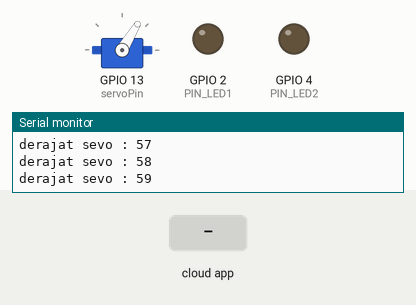
Recording of a sketch running on a simulated ESP32. Parts: servo, output pins drawn as LEDs (lit = HIGH), the last lines printed to the serial monitor. Inputs (shaded band) come from the test bench. WiFi joins after 1.5 s; servers stay silent unless stated; the Firebase database answers and starts empty.

Above: at 2.7 s.
2.8 s: the phone or cloud app sets led1 to ON
At 3.01 s:
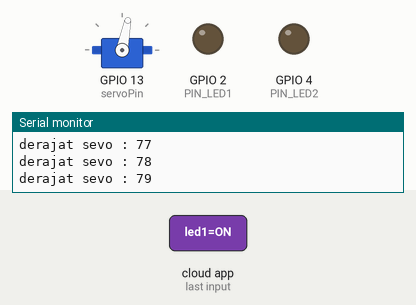
6.3 s: the phone or cloud app sets led2 to ON
At 6.94 s:
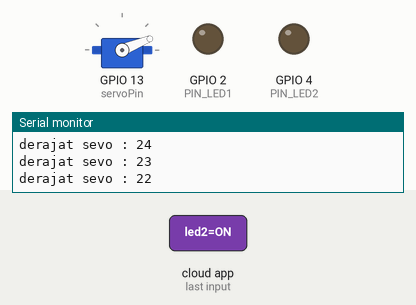
At 13.2 s:
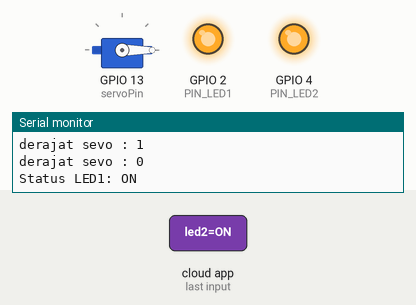
Timing chart, 0 to 23.5 s (numbered marks = the images above; inputs shaded):
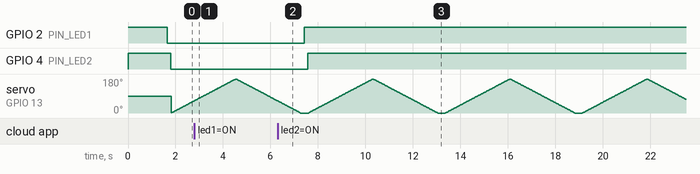

Measured:
- after the input at 6.3 s, GPIO 4 (PIN_LED2): LOW → HIGH after 1.3 s

The sketch:

LED_CONTROL.ino
```cpp
#include <WiFi.h>
#include <Firebase_ESP_Client.h>
#include <ESP32Servo.h>


// Konfigurasi Firebase
#define FIREBASE_HOST "https://tamasadepan-default-rtdb.firebaseio.com/"
#define FIREBASE_AUTH "oJDrkbPxvCkGYSyfH05UjnnDXuy7UvDoNjyiy97d"

// Konfigurasi WiFi
#define WIFI_SSID "APTA"
#define WIFI_PASSWORD "12345678"

// Objek Firebase
FirebaseData firebaseData;
FirebaseAuth auth;
FirebaseConfig config;

// Pin Relay
#define PIN_LED1 2  // Relay pertama di pin 2
#define PIN_LED2 4  // Relay kedua di pin 4

Servo myservo;  // Buat objek servo

const int servoPin = 13;  // Pin yang terhubung ke servo

void setup() {
    Serial.begin(115200);

    // Inisialisasi pin relay sebagai output
    pinMode(PIN_LED1, OUTPUT);
    pinMode(PIN_LED2, OUTPUT);
    digitalWrite(PIN_LED1, HIGH); // Matikan relay (relay biasanya aktif LOW)
    digitalWrite(PIN_LED2, HIGH);

    // Koneksi ke WiFi
    WiFi.begin(WIFI_SSID, WIFI_PASSWORD);
    Serial.print("Menghubungkan ke WiFi");
    while (WiFi.status() != WL_CONNECTED) {
        Serial.print(".");
        delay(500);
    }
    Serial.println("\nTerhubung ke WiFi!");

    // Konfigurasi Firebase
    config.database_url = FIREBASE_HOST;
    config.signer.tokens.legacy_token = FIREBASE_AUTH;
    Firebase.begin(&config, &auth);
    Firebase.reconnectWiFi(true);

    myservo.attach(servoPin);  // Menghubungkan objek servo ke pin
}

void loop() {
    String status_led1;
    String status_led2;

    // Membaca status relay1 dari Firebase
    if (Firebase.RTDB.getString(&firebaseData, "relay/led1")) {
        status_led1 = firebaseData.stringData();
        Serial.print("Status LED1: ");
        Serial.println(status_led1);

        // Mengontrol relay 1 berdasarkan data dari Firebase
        if (status_led1 == "ON") {
            digitalWrite(PIN_LED1, HIGH);  // Aktifkan relay (relay aktif LOW)
        } else {
            digitalWrite(PIN_LED1, LOW); // Matikan relay
        }
    } else {
        Serial.print("Gagal membaca relay1: ");
        Serial.println(firebaseData.errorReason());
    }

    // Membaca status relay2 dari Firebase
    if (Firebase.RTDB.getString(&firebaseData, "relay/led2")) {
        status_led2 = firebaseData.stringData();
        Serial.print("Status LED2: ");
        Serial.println(status_led2);


        // Mengontrol relay 2 berdasarkan data dari Firebase
        if (status_led2 == "ON") {
            digitalWrite(PIN_LED2, HIGH);  // Aktifkan relay (relay aktif LOW)


        } else {
            digitalWrite(PIN_LED2, LOW); // Matikan relay


        }
    } else {
        Serial.print("Gagal membaca relay2: ");
        Serial.println(firebaseData.errorReason());


    }

    Serial.println("_____________________________________");


    // servo

    for (int pos = 0; pos <= 180; pos += 1) {  // Pergi dari 0 derajat ke 180 derajat
    myservo.write(pos);  // Mengatur posisi servo
    Serial.print("derajat sevo : ");
    Serial.println(pos);
    delay(15);  // Tunggu 15 ms untuk servo mencapai posisi
  }


  for (int pos = 180; pos >= 0; pos -= 1) {  // Pergi dari 180 derajat ke 0 derajat
    myservo.write(pos);  // Mengatur posisi servo
     Serial.print("derajat sevo : ");
    Serial.println(pos);

    delay(15);  // Tunggu 15 ms untuk servo mencapai posisi
  }


}
```
